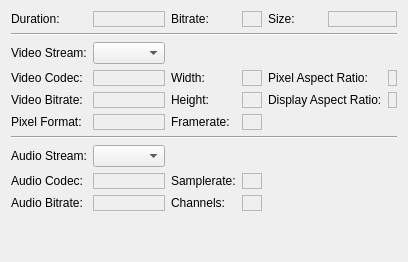
     <widget class="QWidget" name="info">
      <property name="sizePolicy">
       <sizepolicy hsizetype="Expanding" vsizetype="Expanding">
        <horstretch>0</horstretch>
        <verstretch>0</verstretch>
       </sizepolicy>
      </property>
      <attribute name="title">
       <string>Info</string>
      </attribute>
      <layout class="QGridLayout" name="gridLayout">
       <item row="0" column="1">
        <widget class="QLabel" name="info_duration">
         <property name="frameShape">
          <enum>QFrame::StyledPanel</enum>
         </property>
         <property name="frameShadow">
          <enum>QFrame::Sunken</enum>
         </property>
         <property name="text">
          <string/>
         </property>
        </widget>
       </item>
       <item row="0" column="2">
        <widget class="QLabel" name="label_5">
         <property name="text">
          <string>Bitrate:</string>
         </property>
        </widget>
       </item>
       <item row="0" column="3">
        <widget class="QLabel" name="info_bitrate">
         <property name="frameShape">
          <enum>QFrame::StyledPanel</enum>
         </property>
         <property name="frameShadow">
          <enum>QFrame::Sunken</enum>
         </property>
         <property name="text">
          <string/>
         </property>
        </widget>
       </item>
       <item row="0" column="4">
        <widget class="QLabel" name="label_3">
         <property name="text">
          <string>Size:</string>
         </property>
        </widget>
       </item>
       <item row="0" column="5" colspan="2">
        <widget class="QLabel" name="info_size">
         <property name="frameShape">
          <enum>QFrame::StyledPanel</enum>
         </property>
         <property name="frameShadow">
          <enum>QFrame::Sunken</enum>
         </property>
         <property name="text">
          <string/>
         </property>
        </widget>
       </item>
       <item row="1" column="0" colspan="7">
        <widget class="Line" name="line">
         <property name="orientation">
          <enum>Qt::Horizontal</enum>
         </property>
        </widget>
       </item>
       <item row="2" column="0">
        <widget class="QLabel" name="label">
         <property name="text">
          <string>Video Stream:</string>
         </property>
        </widget>
       </item>
       <item row="2" column="1">
        <widget class="QComboBox" name="info_video_stream"/>
       </item>
       <item row="3" column="0">
        <widget class="QLabel" name="label_7">
         <property name="text">
          <string>Video Codec:</string>
         </property>
        </widget>
       </item>
       <item row="3" column="1">
        <widget class="QLabel" name="info_video_codec">
         <property name="frameShape">
          <enum>QFrame::StyledPanel</enum>
         </property>
         <property name="frameShadow">
          <enum>QFrame::Sunken</enum>
         </property>
         <property name="text">
          <string/>
         </property>
        </widget>
       </item>
       <item row="3" column="4" colspan="2">
        <widget class="QLabel" name="label_11">
         <property name="text">
          <string>Pixel Aspect Ratio:</string>
         </property>
        </widget>
       </item>
       <item row="3" column="6">
        <widget class="QLabel" name="info_video_pixel_aspect_ratio">
         <property name="frameShape">
          <enum>QFrame::StyledPanel</enum>
         </property>
         <property name="frameShadow">
          <enum>QFrame::Sunken</enum>
         </property>
         <property name="text">
          <string/>
         </property>
        </widget>
       </item>
       <item row="4" column="0">
        <widget class="QLabel" name="label_13">
         <property name="text">
          <string>Video Bitrate:</string>
         </property>
        </widget>
       </item>
       <item row="4" column="1">
        <widget class="QLabel" name="info_video_bitrate">
         <property name="frameShape">
          <enum>QFrame::StyledPanel</enum>
         </property>
         <property name="frameShadow">
          <enum>QFrame::Sunken</enum>
         </property>
         <property name="text">
          <string/>
         </property>
        </widget>
       </item>
       <item row="4" column="4" colspan="2">
        <widget class="QLabel" name="label_17">
         <property name="text">
          <string>Display Aspect Ratio:</string>
         </property>
        </widget>
       </item>
       <item row="4" column="6">
        <widget class="QLabel" name="info_video_display_aspect_ratio">
         <property name="frameShape">
          <enum>QFrame::StyledPanel</enum>
         </property>
         <property name="frameShadow">
          <enum>QFrame::Sunken</enum>
         </property>
         <property name="text">
          <string/>
         </property>
        </widget>
       </item>
       <item row="5" column="0">
        <widget class="QLabel" name="label_19">
         <property name="text">
          <string>Pixel Format:</string>
         </property>
        </widget>
       </item>
       <item row="5" column="1">
        <widget class="QLabel" name="info_video_pixel_format">
         <property name="frameShape">
          <enum>QFrame::StyledPanel</enum>
         </property>
         <property name="frameShadow">
          <enum>QFrame::Sunken</enum>
         </property>
         <property name="text">
          <string/>
         </property>
        </widget>
       </item>
       <item row="5" column="2">
        <widget class="QLabel" name="label_21">
         <property name="text">
          <string>Framerate:</string>
         </property>
        </widget>
       </item>
       <item row="5" column="3">
        <widget class="QLabel" name="info_video_framerate">
         <property name="frameShape">
          <enum>QFrame::StyledPanel</enum>
         </property>
         <property name="frameShadow">
          <enum>QFrame::Sunken</enum>
         </property>
         <property name="text">
          <string/>
         </property>
        </widget>
       </item>
       <item row="6" column="0" colspan="7">
        <widget class="Line" name="line_2">
         <property name="orientation">
          <enum>Qt::Horizontal</enum>
         </property>
        </widget>
       </item>
       <item row="7" column="0">
        <widget class="QLabel" name="label_4">
         <property name="text">
          <string>Audio Stream:</string>
         </property>
        </widget>
       </item>
       <item row="7" column="1">
        <widget class="QComboBox" name="info_audio_stream"/>
       </item>
       <item row="8" column="0">
        <widget class="QLabel" name="label_23">
         <property name="text">
          <string>Audio Codec:</string>
         </property>
        </widget>
       </item>
       <item row="8" column="1">
        <widget class="QLabel" name="info_audio_codec">
         <property name="frameShape">
          <enum>QFrame::StyledPanel</enum>
         </property>
         <property name="frameShadow">
          <enum>QFrame::Sunken</enum>
         </property>
         <property name="text">
          <string/>
         </property>
        </widget>
       </item>
       <item row="8" column="2">
        <widget class="QLabel" name="label_25">
         <property name="text">
          <string>Samplerate:</string>
         </property>
        </widget>
       </item>
       <item row="8" column="3">
        <widget class="QLabel" name="info_audio_samplerate">
         <property name="frameShape">
          <enum>QFrame::StyledPanel</enum>
         </property>
         <property name="frameShadow">
          <enum>QFrame::Sunken</enum>
         </property>
         <property name="text">
          <string/>
         </property>
        </widget>
       </item>
       <item row="9" column="0">
        <widget class="QLabel" name="label_27">
         <property name="text">
          <string>Audio Bitrate:</string>
         </property>
        </widget>
       </item>
       <item row="9" column="1">
        <widget class="QLabel" name="info_audio_bitrate">
         <property name="frameShape">
          <enum>QFrame::StyledPanel</enum>
         </property>
         <property name="frameShadow">
          <enum>QFrame::Sunken</enum>
         </property>
         <property name="text">
          <string/>
         </property>
        </widget>
       </item>
       <item row="9" column="2">
        <widget class="QLabel" name="label_29">
         <property name="text">
          <string>Channels:</string>
         </property>
        </widget>
       </item>
       <item row="9" column="3">
        <widget class="QLabel" name="info_audio_channels">
         <property name="frameShape">
          <enum>QFrame::StyledPanel</enum>
         </property>
         <property name="frameShadow">
          <enum>QFrame::Sunken</enum>
         </property>
         <property name="text">
          <string/>
         </property>
        </widget>
       </item>
       <item row="0" column="0">
        <widget class="QLabel" name="label_2">
         <property name="text">
          <string>Duration:</string>
         </property>
        </widget>
       </item>
       <item row="10" column="3">
        <spacer name="verticalSpacer_5">
         <property name="orientation">
          <enum>Qt::Vertical</enum>
         </property>
         <property name="sizeHint" stdset="0">
          <size>
           <width>20</width>
           <height>40</height>
          </size>
         </property>
        </spacer>
       </item>
       <item row="3" column="2">
        <widget class="QLabel" name="label_15">
         <property name="text">
          <string>Width:</string>
         </property>
        </widget>
       </item>
       <item row="3" column="3">
        <widget class="QLabel" name="info_video_width">
         <property name="frameShape">
          <enum>QFrame::StyledPanel</enum>
         </property>
         <property name="frameShadow">
          <enum>QFrame::Sunken</enum>
         </property>
         <property name="text">
          <string/>
         </property>
        </widget>
       </item>
       <item row="4" column="2">
        <widget class="QLabel" name="label_9">
         <property name="text">
          <string>Height:</string>
         </property>
        </widget>
       </item>
       <item row="4" column="3">
        <widget class="QLabel" name="info_video_height">
         <property name="frameShape">
          <enum>QFrame::StyledPanel</enum>
         </property>
         <property name="frameShadow">
          <enum>QFrame::Sunken</enum>
         </property>
         <property name="text">
          <string/>
         </property>
        </widget>
       </item>
      </layout>
     </widget>
